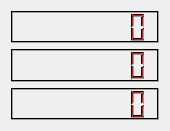
   <widget class="QWidget" name="layoutWidget1">
    <property name="geometry">
     <rect>
      <x>418</x>
      <y>30</y>
      <width>170</width>
      <height>131</height>
     </rect>
    </property>
    <layout class="QVBoxLayout" name="verticalLayoutMachCoord">
     <item>
      <widget class="QLCDNumber" name="lcdMachNumberX">
       <property name="palette">
        <palette>
         <active>
          <colorrole role="WindowText">
           <brush brushstyle="SolidPattern">
            <color alpha="255">
             <red>255</red>
             <green>0</green>
             <blue>0</blue>
            </color>
           </brush>
          </colorrole>
          <colorrole role="Light">
           <brush brushstyle="SolidPattern">
            <color alpha="255">
             <red>0</red>
             <green>0</green>
             <blue>0</blue>
            </color>
           </brush>
          </colorrole>
          <colorrole role="Text">
           <brush brushstyle="SolidPattern">
            <color alpha="255">
             <red>255</red>
             <green>0</green>
             <blue>0</blue>
            </color>
           </brush>
          </colorrole>
         </active>
         <inactive>
          <colorrole role="WindowText">
           <brush brushstyle="SolidPattern">
            <color alpha="255">
             <red>255</red>
             <green>0</green>
             <blue>0</blue>
            </color>
           </brush>
          </colorrole>
          <colorrole role="Light">
           <brush brushstyle="SolidPattern">
            <color alpha="255">
             <red>0</red>
             <green>0</green>
             <blue>0</blue>
            </color>
           </brush>
          </colorrole>
          <colorrole role="Text">
           <brush brushstyle="SolidPattern">
            <color alpha="255">
             <red>255</red>
             <green>0</green>
             <blue>0</blue>
            </color>
           </brush>
          </colorrole>
         </inactive>
         <disabled>
          <colorrole role="WindowText">
           <brush brushstyle="SolidPattern">
            <color alpha="255">
             <red>170</red>
             <green>255</green>
             <blue>255</blue>
            </color>
           </brush>
          </colorrole>
          <colorrole role="Light">
           <brush brushstyle="SolidPattern">
            <color alpha="255">
             <red>0</red>
             <green>0</green>
             <blue>0</blue>
            </color>
           </brush>
          </colorrole>
          <colorrole role="Text">
           <brush brushstyle="SolidPattern">
            <color alpha="255">
             <red>170</red>
             <green>255</green>
             <blue>255</blue>
            </color>
           </brush>
          </colorrole>
         </disabled>
        </palette>
       </property>
       <property name="font">
        <font>
         <weight>50</weight>
         <bold>false</bold>
         <kerning>true</kerning>
        </font>
       </property>
       <property name="smallDecimalPoint">
        <bool>true</bool>
       </property>
       <property name="numDigits">
        <number>7</number>
       </property>
       <property name="segmentStyle">
        <enum>QLCDNumber::Filled</enum>
       </property>
      </widget>
     </item>
     <item>
      <widget class="QLCDNumber" name="lcdMachNumberY">
       <property name="palette">
        <palette>
         <active>
          <colorrole role="WindowText">
           <brush brushstyle="SolidPattern">
            <color alpha="255">
             <red>255</red>
             <green>0</green>
             <blue>0</blue>
            </color>
           </brush>
          </colorrole>
          <colorrole role="Light">
           <brush brushstyle="SolidPattern">
            <color alpha="255">
             <red>0</red>
             <green>0</green>
             <blue>0</blue>
            </color>
           </brush>
          </colorrole>
         </active>
         <inactive>
          <colorrole role="WindowText">
           <brush brushstyle="SolidPattern">
            <color alpha="255">
             <red>255</red>
             <green>0</green>
             <blue>0</blue>
            </color>
           </brush>
          </colorrole>
          <colorrole role="Light">
           <brush brushstyle="SolidPattern">
            <color alpha="255">
             <red>0</red>
             <green>0</green>
             <blue>0</blue>
            </color>
           </brush>
          </colorrole>
         </inactive>
         <disabled>
          <colorrole role="WindowText">
           <brush brushstyle="SolidPattern">
            <color alpha="255">
             <red>170</red>
             <green>255</green>
             <blue>255</blue>
            </color>
           </brush>
          </colorrole>
          <colorrole role="Light">
           <brush brushstyle="SolidPattern">
            <color alpha="255">
             <red>0</red>
             <green>0</green>
             <blue>0</blue>
            </color>
           </brush>
          </colorrole>
         </disabled>
        </palette>
       </property>
       <property name="font">
        <font>
         <weight>50</weight>
         <bold>false</bold>
         <kerning>true</kerning>
        </font>
       </property>
       <property name="smallDecimalPoint">
        <bool>true</bool>
       </property>
       <property name="numDigits">
        <number>7</number>
       </property>
       <property name="segmentStyle">
        <enum>QLCDNumber::Filled</enum>
       </property>
      </widget>
     </item>
     <item>
      <widget class="QLCDNumber" name="lcdMachNumberZ">
       <property name="palette">
        <palette>
         <active>
          <colorrole role="WindowText">
           <brush brushstyle="SolidPattern">
            <color alpha="255">
             <red>255</red>
             <green>0</green>
             <blue>0</blue>
            </color>
           </brush>
          </colorrole>
          <colorrole role="Light">
           <brush brushstyle="SolidPattern">
            <color alpha="255">
             <red>0</red>
             <green>0</green>
             <blue>0</blue>
            </color>
           </brush>
          </colorrole>
         </active>
         <inactive>
          <colorrole role="WindowText">
           <brush brushstyle="SolidPattern">
            <color alpha="255">
             <red>255</red>
             <green>0</green>
             <blue>0</blue>
            </color>
           </brush>
          </colorrole>
          <colorrole role="Light">
           <brush brushstyle="SolidPattern">
            <color alpha="255">
             <red>0</red>
             <green>0</green>
             <blue>0</blue>
            </color>
           </brush>
          </colorrole>
         </inactive>
         <disabled>
          <colorrole role="WindowText">
           <brush brushstyle="SolidPattern">
            <color alpha="255">
             <red>170</red>
             <green>255</green>
             <blue>255</blue>
            </color>
           </brush>
          </colorrole>
          <colorrole role="Light">
           <brush brushstyle="SolidPattern">
            <color alpha="255">
             <red>0</red>
             <green>0</green>
             <blue>0</blue>
            </color>
           </brush>
          </colorrole>
         </disabled>
        </palette>
       </property>
       <property name="font">
        <font>
         <weight>50</weight>
         <bold>false</bold>
         <kerning>true</kerning>
        </font>
       </property>
       <property name="smallDecimalPoint">
        <bool>true</bool>
       </property>
       <property name="numDigits">
        <number>7</number>
       </property>
       <property name="digitCount">
        <number>7</number>
       </property>
       <property name="segmentStyle">
        <enum>QLCDNumber::Filled</enum>
       </property>
      </widget>
     </item>
    </layout>
   </widget>
